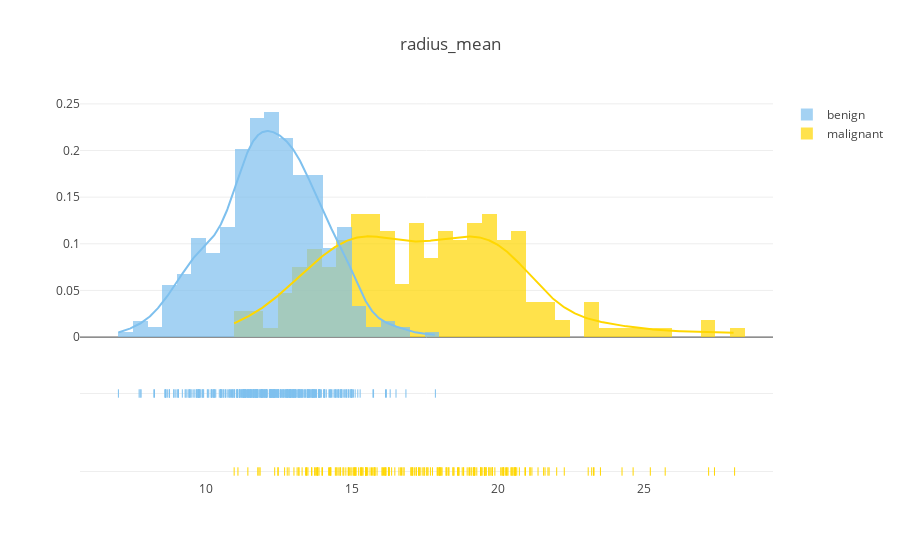
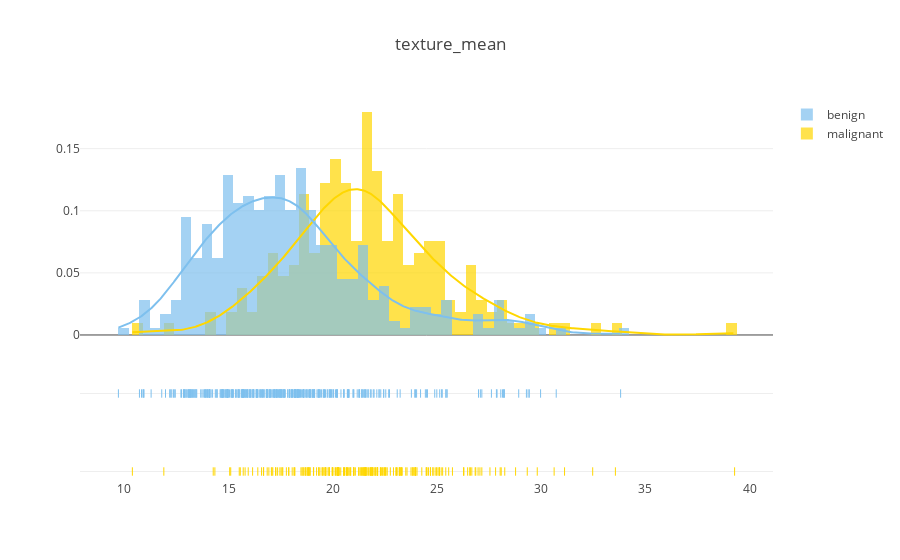
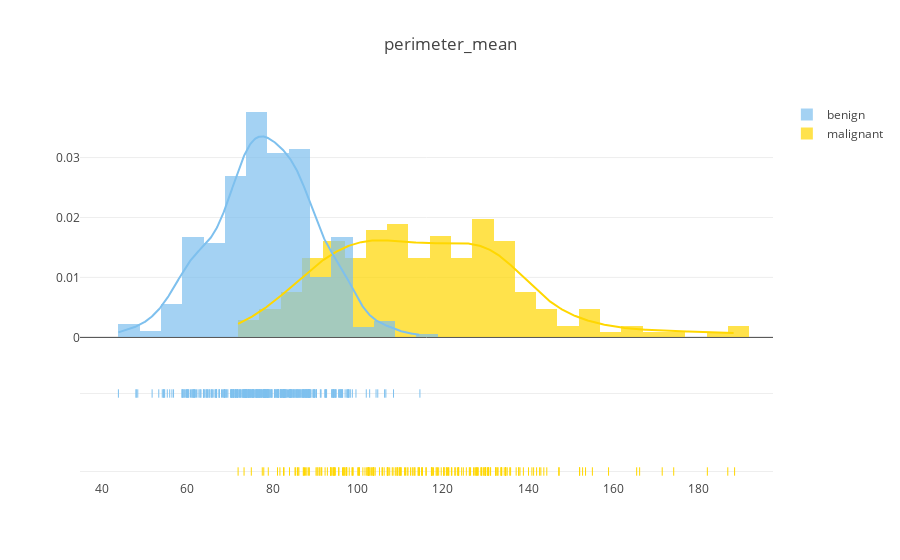
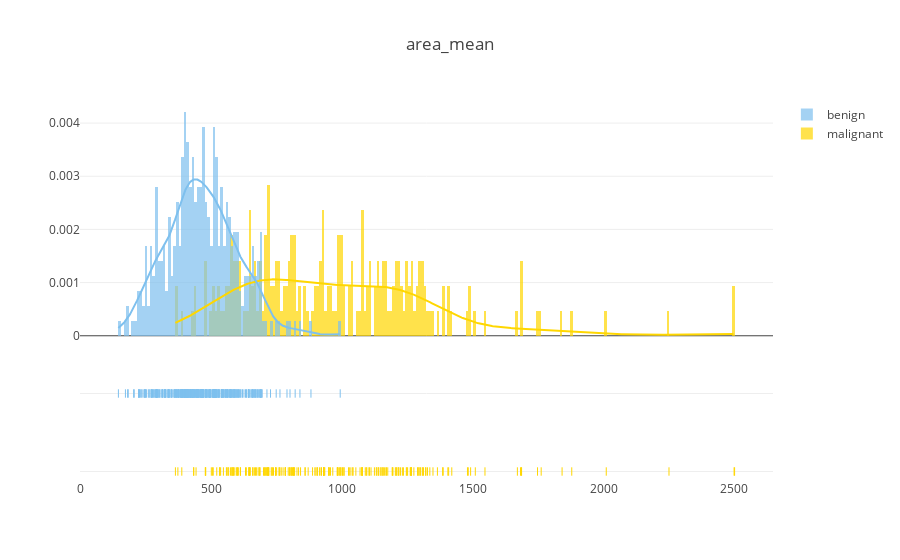

The notebook cell saved with these charts, in order:
### Code cell
#plot distribution 'mean'
plot_distribution('radius_mean', .5)
plot_distribution('texture_mean', .5)
plot_distribution('perimeter_mean', 5)
plot_distribution('area_mean', 10)
#plot_distribution('smoothness_mean', .5)
#plot_distribution('compactness_mean' .5)
#plot_distribution('concavity_mean' .5)
#plot_distribution('concave points_mean' .5)
#plot_distribution('symmetry_mean' .5)
#plot_distribution('fractal_dimension_mean' .5)

### Figure 1 — Plotly figure (JSON) as saved in the notebook; plotly's stock layout.template omitted (floating-point values rounded to 4 significant figures; data arrays with more than 128 entries replaced by an {"elided": "..."} marker saying what was removed)
{"data": [{"autobinx": false, "histnorm": "probability density", "legendgroup": "malignant", "marker": {"color": "#FFD700"}, "name": "malignant", "opacity": 0.7, "type": "histogram", "uid": "a3b82260-09a3-4a47-b8e2-13a7c010a69b", "x": {"elided": "212 float values"}, "xaxis": "x", "xbins": {"end": 28.11, "size": 0.5, "start": 10.95}, "yaxis": "y"}, {"autobinx": false, "histnorm": "probability density", "legendgroup": "benign", "marker": {"color": "#7EC0EE"}, "name": "benign", "opacity": 0.7, "type": "histogram", "uid": "c819378e-cca3-4789-9e67-eec3e8869cf7", "x": {"elided": "357 float values"}, "xaxis": "x", "xbins": {"end": 17.85, "size": 0.5, "start": 6.981}, "yaxis": "y"}, {"legendgroup": "malignant", "marker": {"color": "#FFD700"}, "mode": "lines", "name": "malignant", "showlegend": false, "type": "scatter", "uid": "e4e73483-49d0-4d9d-b397-bb24379d487f", "x": {"elided": "500 float values"}, "xaxis": "x", "y": {"elided": "500 float values"}, "yaxis": "y"}, {"legendgroup": "benign", "marker": {"color": "#7EC0EE"}, "mode": "lines", "name": "benign", "showlegend": false, "type": "scatter", "uid": "9edd4a46-dab7-41d2-936e-5d9c764fa12c", "x": {"elided": "500 float values"}, "xaxis": "x", "y": {"elided": "500 float values"}, "yaxis": "y"}, {"legendgroup": "malignant", "marker": {"color": "#FFD700", "symbol": "line-ns-open"}, "mode": "markers", "name": "malignant", "showlegend": false, "type": "scatter", "uid": "43b088a8-cd73-400b-aa7e-3e19d57eeec2", "x": {"elided": "212 float values"}, "xaxis": "x", "y": {"elided": "212 str values"}, "yaxis": "y2"}, {"legendgroup": "benign", "marker": {"color": "#7EC0EE", "symbol": "line-ns-open"}, "mode": "markers", "name": "benign", "showlegend": false, "type": "scatter", "uid": "b7c1f5fe-9c06-4633-beb6-1c8d858a4076", "x": {"elided": "357 float values"}, "xaxis": "x", "y": {"elided": "357 str values"}, "yaxis": "y2"}], "layout": {"barmode": "overlay", "hovermode": "closest", "legend": {"traceorder": "reversed"}, "title": {"text": "radius_mean"}, "xaxis": {"anchor": "y2", "domain": [0, 1], "zeroline": false}, "yaxis": {"anchor": "free", "domain": [0.35, 1], "position": 0}, "yaxis2": {"anchor": "x", "domain": [0, 0.25], "dtick": 1, "showticklabels": false}}}

### Figure 2 — Plotly figure (JSON) as saved in the notebook; plotly's stock layout.template omitted (floating-point values rounded to 4 significant figures; data arrays with more than 128 entries replaced by an {"elided": "..."} marker saying what was removed)
{"data": [{"autobinx": false, "histnorm": "probability density", "legendgroup": "malignant", "marker": {"color": "#FFD700"}, "name": "malignant", "opacity": 0.7, "type": "histogram", "uid": "7c86bc24-b0f3-43b5-b943-a400089f3a05", "x": {"elided": "212 float values"}, "xaxis": "x", "xbins": {"end": 39.28, "size": 0.5, "start": 10.38}, "yaxis": "y"}, {"autobinx": false, "histnorm": "probability density", "legendgroup": "benign", "marker": {"color": "#7EC0EE"}, "name": "benign", "opacity": 0.7, "type": "histogram", "uid": "e55c8d8e-ec05-41b3-b24a-26d5b70829e3", "x": {"elided": "357 float values"}, "xaxis": "x", "xbins": {"end": 33.81, "size": 0.5, "start": 9.71}, "yaxis": "y"}, {"legendgroup": "malignant", "marker": {"color": "#FFD700"}, "mode": "lines", "name": "malignant", "showlegend": false, "type": "scatter", "uid": "7c1fddd4-e7b0-4e30-bd0b-5feccfc66d1c", "x": {"elided": "500 float values"}, "xaxis": "x", "y": {"elided": "500 float values"}, "yaxis": "y"}, {"legendgroup": "benign", "marker": {"color": "#7EC0EE"}, "mode": "lines", "name": "benign", "showlegend": false, "type": "scatter", "uid": "91358dd6-7478-4412-9d36-ca2cb7b75d23", "x": {"elided": "500 float values"}, "xaxis": "x", "y": {"elided": "500 float values"}, "yaxis": "y"}, {"legendgroup": "malignant", "marker": {"color": "#FFD700", "symbol": "line-ns-open"}, "mode": "markers", "name": "malignant", "showlegend": false, "type": "scatter", "uid": "187c7310-2971-4865-a265-97e9dfaa7c7d", "x": {"elided": "212 float values"}, "xaxis": "x", "y": {"elided": "212 str values"}, "yaxis": "y2"}, {"legendgroup": "benign", "marker": {"color": "#7EC0EE", "symbol": "line-ns-open"}, "mode": "markers", "name": "benign", "showlegend": false, "type": "scatter", "uid": "1ca66f05-cb8e-48e7-8742-4d6563675560", "x": {"elided": "357 float values"}, "xaxis": "x", "y": {"elided": "357 str values"}, "yaxis": "y2"}], "layout": {"barmode": "overlay", "hovermode": "closest", "legend": {"traceorder": "reversed"}, "title": {"text": "texture_mean"}, "xaxis": {"anchor": "y2", "domain": [0, 1], "zeroline": false}, "yaxis": {"anchor": "free", "domain": [0.35, 1], "position": 0}, "yaxis2": {"anchor": "x", "domain": [0, 0.25], "dtick": 1, "showticklabels": false}}}

### Figure 3 — Plotly figure (JSON) as saved in the notebook; plotly's stock layout.template omitted (floating-point values rounded to 4 significant figures; data arrays with more than 128 entries replaced by an {"elided": "..."} marker saying what was removed)
{"data": [{"autobinx": false, "histnorm": "probability density", "legendgroup": "malignant", "marker": {"color": "#FFD700"}, "name": "malignant", "opacity": 0.7, "type": "histogram", "uid": "d525a589-385a-4be4-970c-571beab032ff", "x": {"elided": "212 float values"}, "xaxis": "x", "xbins": {"end": 188.5, "size": 5, "start": 71.9}, "yaxis": "y"}, {"autobinx": false, "histnorm": "probability density", "legendgroup": "benign", "marker": {"color": "#7EC0EE"}, "name": "benign", "opacity": 0.7, "type": "histogram", "uid": "18bbd807-e63a-4bb0-907f-f0473a7e8fef", "x": {"elided": "357 float values"}, "xaxis": "x", "xbins": {"end": 114.6, "size": 5, "start": 43.79}, "yaxis": "y"}, {"legendgroup": "malignant", "marker": {"color": "#FFD700"}, "mode": "lines", "name": "malignant", "showlegend": false, "type": "scatter", "uid": "3ac9dc28-ed9f-4425-be94-7c79b70a9968", "x": {"elided": "500 float values"}, "xaxis": "x", "y": {"elided": "500 float values"}, "yaxis": "y"}, {"legendgroup": "benign", "marker": {"color": "#7EC0EE"}, "mode": "lines", "name": "benign", "showlegend": false, "type": "scatter", "uid": "df7aa6ad-d87f-4211-a082-7dba969838ef", "x": {"elided": "500 float values"}, "xaxis": "x", "y": {"elided": "500 float values"}, "yaxis": "y"}, {"legendgroup": "malignant", "marker": {"color": "#FFD700", "symbol": "line-ns-open"}, "mode": "markers", "name": "malignant", "showlegend": false, "type": "scatter", "uid": "c90fe5af-0e78-4fc2-85bc-beaef4f4cbbf", "x": {"elided": "212 float values"}, "xaxis": "x", "y": {"elided": "212 str values"}, "yaxis": "y2"}, {"legendgroup": "benign", "marker": {"color": "#7EC0EE", "symbol": "line-ns-open"}, "mode": "markers", "name": "benign", "showlegend": false, "type": "scatter", "uid": "b5682767-d5f0-4368-a848-2b9d5aaf35c2", "x": {"elided": "357 float values"}, "xaxis": "x", "y": {"elided": "357 str values"}, "yaxis": "y2"}], "layout": {"barmode": "overlay", "hovermode": "closest", "legend": {"traceorder": "reversed"}, "title": {"text": "perimeter_mean"}, "xaxis": {"anchor": "y2", "domain": [0, 1], "zeroline": false}, "yaxis": {"anchor": "free", "domain": [0.35, 1], "position": 0}, "yaxis2": {"anchor": "x", "domain": [0, 0.25], "dtick": 1, "showticklabels": false}}}

### Figure 4 — Plotly figure (JSON) as saved in the notebook; plotly's stock layout.template omitted (floating-point values rounded to 4 significant figures; data arrays with more than 128 entries replaced by an {"elided": "..."} marker saying what was removed)
{"data": [{"autobinx": false, "histnorm": "probability density", "legendgroup": "malignant", "marker": {"color": "#FFD700"}, "name": "malignant", "opacity": 0.7, "type": "histogram", "uid": "06dcd203-2a4c-4987-b74b-12193a2a8788", "x": {"elided": "212 float values"}, "xaxis": "x", "xbins": {"end": 2501, "size": 10, "start": 361.6}, "yaxis": "y"}, {"autobinx": false, "histnorm": "probability density", "legendgroup": "benign", "marker": {"color": "#7EC0EE"}, "name": "benign", "opacity": 0.7, "type": "histogram", "uid": "48330c12-34e6-42a6-a0fd-0e5374db2932", "x": {"elided": "357 float values"}, "xaxis": "x", "xbins": {"end": 992.1, "size": 10, "start": 143.5}, "yaxis": "y"}, {"legendgroup": "malignant", "marker": {"color": "#FFD700"}, "mode": "lines", "name": "malignant", "showlegend": false, "type": "scatter", "uid": "891eff6b-85b8-47cb-919e-c8810b3daaac", "x": {"elided": "500 float values"}, "xaxis": "x", "y": {"elided": "500 float values"}, "yaxis": "y"}, {"legendgroup": "benign", "marker": {"color": "#7EC0EE"}, "mode": "lines", "name": "benign", "showlegend": false, "type": "scatter", "uid": "a0c92d6a-cf4e-4675-90c9-e88adee23c8f", "x": {"elided": "500 float values"}, "xaxis": "x", "y": {"elided": "500 float values"}, "yaxis": "y"}, {"legendgroup": "malignant", "marker": {"color": "#FFD700", "symbol": "line-ns-open"}, "mode": "markers", "name": "malignant", "showlegend": false, "type": "scatter", "uid": "ee2dee4f-c200-4095-a080-3e943ce57d1e", "x": {"elided": "212 float values"}, "xaxis": "x", "y": {"elided": "212 str values"}, "yaxis": "y2"}, {"legendgroup": "benign", "marker": {"color": "#7EC0EE", "symbol": "line-ns-open"}, "mode": "markers", "name": "benign", "showlegend": false, "type": "scatter", "uid": "d65a2e8e-d4e8-4116-a5a9-b78c6015eb56", "x": {"elided": "357 float values"}, "xaxis": "x", "y": {"elided": "357 str values"}, "yaxis": "y2"}], "layout": {"barmode": "overlay", "hovermode": "closest", "legend": {"traceorder": "reversed"}, "title": {"text": "area_mean"}, "xaxis": {"anchor": "y2", "domain": [0, 1], "zeroline": false}, "yaxis": {"anchor": "free", "domain": [0.35, 1], "position": 0}, "yaxis2": {"anchor": "x", "domain": [0, 0.25], "dtick": 1, "showticklabels": false}}}
